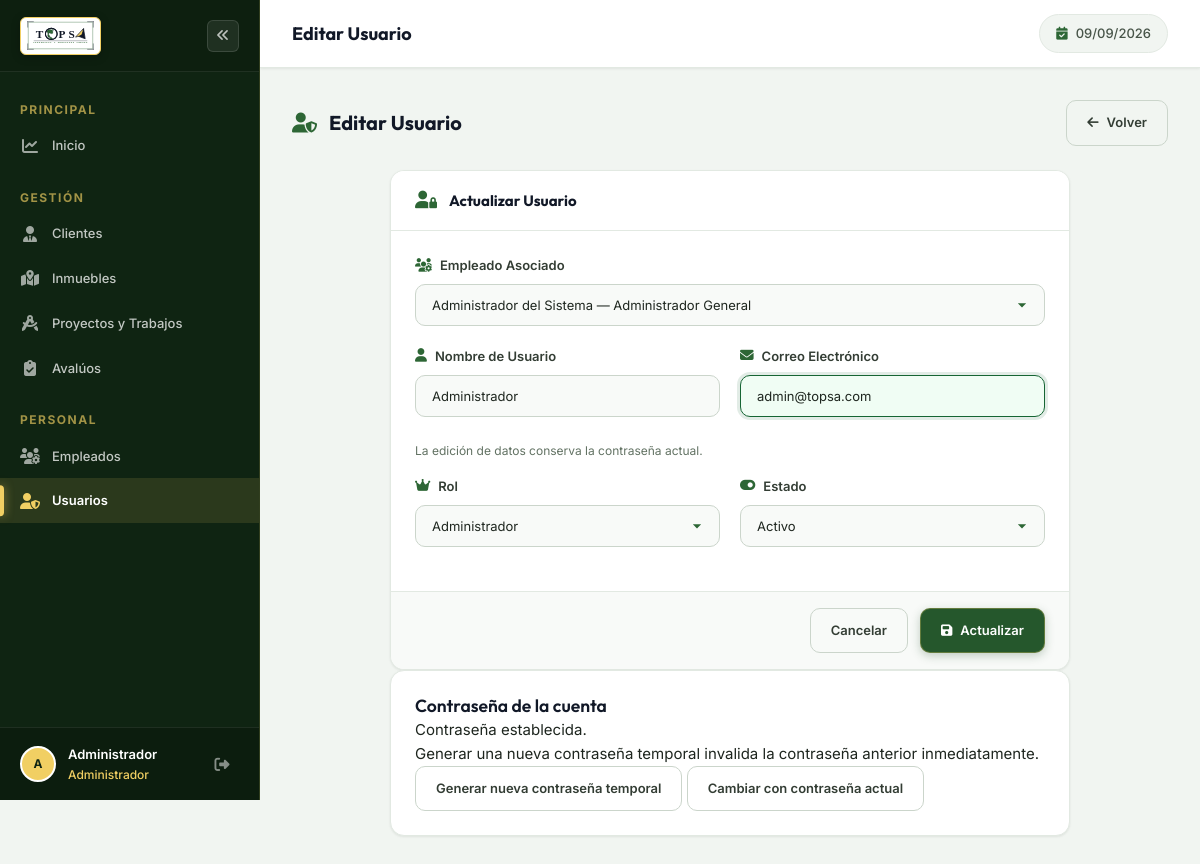
Screenshot of /usuario/edit/1 with the database file from the repository.
### tables this page shows
CREATE TABLE IF NOT EXISTS `usuarios` (
  `id_usuario` INT NOT NULL AUTO_INCREMENT,
  `id_empleado` INT NOT NULL,
  `nombre` VARCHAR(60) NOT NULL,
  `correo` VARCHAR(50) NOT NULL,
  `contrasena` VARCHAR(255) NOT NULL,
  `requiere_cambio_contrasena` TINYINT(1) NOT NULL DEFAULT 0,
  `rol` VARCHAR(30) NOT NULL DEFAULT 'Empleado',
  `estado_de_cuenta` VARCHAR(20) NOT NULL DEFAULT 'Activo',
  PRIMARY KEY (`id_usuario`),
  UNIQUE KEY `uk_usuarios_correo` (`correo`),
  KEY `fk_usuarios_empleado` (`id_empleado`),
  CONSTRAINT `fk_usuarios_empleado` FOREIGN KEY (`id_empleado`) REFERENCES `empleados` (`id_empleado`) ON UPDATE CASCADE
);

CREATE TABLE IF NOT EXISTS `empleados` (
  `id_empleado` INT NOT NULL AUTO_INCREMENT,
  `nombre_completo` VARCHAR(60) NOT NULL,
  `dui` VARCHAR(10) NOT NULL,
  `cargo` VARCHAR(90) NOT NULL,
  `telefono` VARCHAR(9) DEFAULT NULL,
  `estado` VARCHAR(20) NOT NULL DEFAULT 'Activo',
  PRIMARY KEY (`id_empleado`),
  UNIQUE KEY `uk_empleados_dui` (`dui`)
);

### app/Views/usuarios/form.php (the view, shortened to what the rows shown need)
<?php
$formState = \Core\FormState::take($action);
$formValues = $formState['values'] ?? ($usuario ?? []);
?>
<div class="page-header">
    <h2><i class="fas fa-user-shield"></i> <?= $usuario ? 'Editar Usuario' : 'Nuevo Usuario' ?></h2>
</div>
<div class="form-card-clean">
    <form action="<?= $action ?>" method="POST">
        <div class="form-card-body">
            <div class="form-group">
                <label for="id_empleado">
                    <i class="fas fa-users-cog"></i> Empleado Asociado
                </label>
                <select id="id_empleado" name="id_empleado" class="form-control" required>
                    <?php foreach ($empleados as $emp): ?>
                        <option value="<?= $emp['id_empleado'] ?>" <?= ($formValues['id_empleado'] ?? ($seleccionEmpleado ?? '')) == $emp['id_empleado'] ? 'selected' : '' ?>>
                            <?= e($emp['nombre_completo']) ?> — <?= e($emp['cargo']) ?>
                        </option>
                    <?php endforeach; ?>
                </select>
            </div>
            <div class="form-row">
                <div class="form-group">
                    <label for="nombre">
                        <i class="fas fa-user"></i> Nombre de Usuario
                    </label>
                    <input type="text" id="nombre" name="nombre" class="form-control"
                           value="<?= e($formValues['nombre'] ?? '') ?>" required maxlength="60"
                           placeholder="Nombre de usuario">
                </div>
                <div class="form-group">
                    <label for="correo">
                        <i class="fas fa-envelope"></i> Correo Electrónico
                    </label>
                    <input type="email" id="correo" name="correo" class="form-control"
                           value="<?= e($formValues['correo'] ?? '') ?>" required maxlength="50"
                           placeholder="correo@topsa.com">
                </div>
            </div>
            <div class="form-row">
                <div class="form-group">
                    <label for="rol">
                        <i class="fas fa-crown"></i> Rol
                    </label>
                    <select id="rol" name="rol" class="form-control" required>
                        <option value="Administrador" <?= ($formValues['rol'] ?? '') === 'Administrador' ? 'selected' : '' ?>>Administrador</option>
                    </select>
                </div>
                <div class="form-group">
                    <label for="estado_de_cuenta">
                        <i class="fas fa-toggle-on"></i> Estado
                    </label>
                    <select id="estado_de_cuenta" name="estado_de_cuenta" class="form-control" required>
                        <option value="Activo" <?= ($formValues['estado_de_cuenta'] ?? 'Activo') === 'Activo' ? 'selected' : '' ?>>Activo</option>
                    </select>
                </div>
            </div>
        </div>
    </form>
</div>

### app/Views/layouts/main.php (shortened to what the rows shown need)
<!DOCTYPE html>
<html lang="es">
<head>
    <link rel="stylesheet" href="https://cdnjs.cloudflare.com/ajax/libs/font-awesome/6.5.1/css/all.min.css">
    <link rel="stylesheet" href="<?= asset('css/flatpickr.min.css') ?>">
    <link rel="stylesheet" href="<?= asset('css/main.css') ?>">
    <link rel="stylesheet" href="<?= asset('css/dashboard.css') ?>">
    <link rel="stylesheet" href="<?= asset('css/interactive.css') ?>">
</head>
<body>
    <div class="app-layout">
        <aside class="sidebar" id="sidebar">
            <div class="sidebar-footer">
                <div class="user-info">
                    <div class="user-avatar">
                        <?= initials($currentUser['nombre'] ?? 'U') ?>
                    </div>
                    <div class="user-details">
                        <span class="user-name"><?= e($currentUser['nombre'] ?? '') ?></span>
                        <span class="user-role"><?= e($currentUser['rol'] ?? '') ?></span>
                    </div>
                </div>
            </div>
        </aside>
        <main class="main-content">
            <header class="topbar">
                <div class="topbar-title">
                    <h1><?= e($pageTitle ?? 'Panel Principal') ?></h1>
                </div>
            </header>
            <div class="page-content">
                <?= $content ?>
            </div>
        </main>
    </div>
</body>
</html>

### rows the page displays
usuarios: nombre "A", nombre "Administrador", rol "Administrador", id_empleado "Administrador del Sistema — Administrador General", correo "admin@topsa.com", estado_de_cuenta "Activo"

### other values shown
$pageTitle "Editar Usuario"
